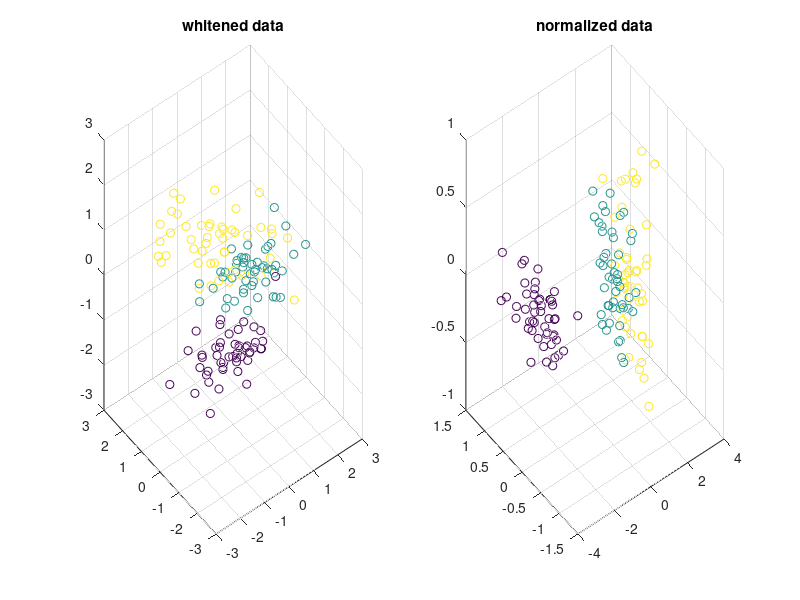

The MATLAB source for this figure: (Note: this script raises an error after producing the figure.)
clear all;
close all;
load('iris.mat');
%% parameters
% change this to project to either two or three dimensional eigenspace
num_eig_vec = 3;

n = length(y);
dim = length(x(1,:));
%% Calculate Cov-Matrix and EV's
%Calculating the covariance matrix and sorting the Eigenvectors so that the
% one corresponding to the biggest EW (highest variance) is in the leftmost
% column
C = cov(x);
[EV,EW] = eig(C);
[EW_sort, swapInd] = sort(sum(EW , 1) , 'descend');
lambda = zeros(dim);
for i = 1:dim
    lambda(i,i) = (EW_sort(i)).^(-0.5); %we take the inverse squareroot of 
                                        %the original values
                                        %because that's the form we need it
                                        %in for the whitening part
end
EV_sort = EV(: , swapInd);
%% normalization
x_mean = mean(x);
x_norm = [(x(:,1)-x_mean(1)) (x(:,2)-x_mean(2)) (x(:,3)-x_mean(3)) (x(:,4)-x_mean(4))];
%% we apply whitening to the normalized data
p_w = lambda * EV_sort.';

x_white = (p_w * x_norm.').';


%% one or two dimension version with comparison between whitened and unwhitened data
% get first vector or first two vectors as principal component and 
% then project all the data on the corresponding eigenspace

figure()
if num_eig_vec == 2
    principal = EV_sort(:,[1,2]);
    U = principal.';
    Z = U * x_white.';
    % two-dimensional plot of scalars Z
    subplot(1,2,1)
    scatter(Z(1,:),Z(2,:),[],y)
    title('whitened data')

    principal = EV_sort(:,[1,2]);
    U = principal.';
    Z = U * x_norm.';
    % two-dimensional plot of scalars Z
    subplot(1,2,2)
    scatter(Z(1,:),Z(2,:),[],y)
    title('normalized data')


else
    principal = EV_sort(:,[1,2,3]);
    U = principal.';
    Z = U * x_white.';
    % three-dimensional plot of scalars Z
    subplot(1,2,1);
    scatter3(Z(1,:),Z(2,:),Z(3,:),[],y)
    title('whitened data')    
    
    principal = EV_sort(:,[1,2,3]);
    U = principal.';
    Z = U * x_norm.';
    % three-dimensional plot of scalars Z
    subplot(1,2,2);
    scatter3(Z(1,:),Z(2,:),Z(3,:),[],y)
    title('normalized data')

end

%% Chernov faces to visualize 4 dimensional data
% since we don't know which feature corresponds to which column we cannot
% really say what the features of the faces stand for. The faces look funny
% though.
figure();
labels = int2str(y+1);

glyphplot(x, 'glyph','face','obslabels',labels,'Features',[1,12,14,16]);
title('Chernov faces of iris data');


